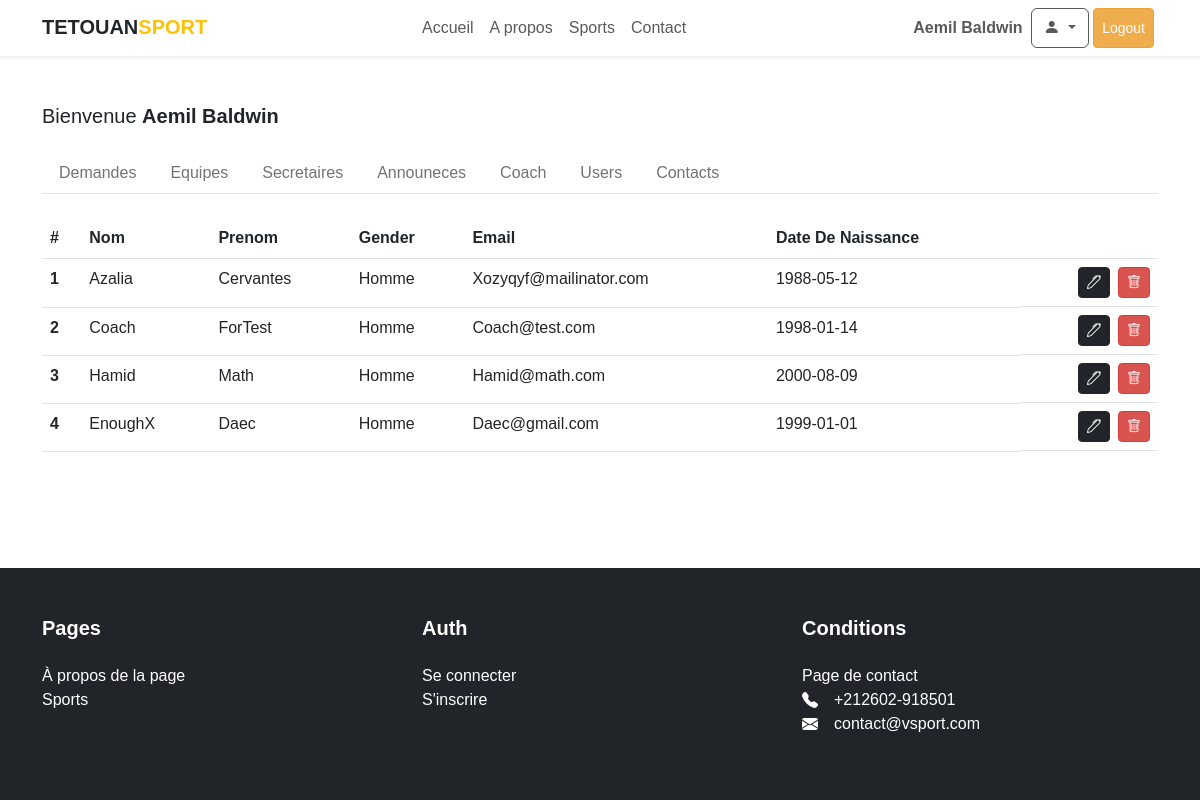
Screenshot of /admin/coach.php (signed in) with the database file from the repository.
### tables this page shows
CREATE TABLE `users` (
  `id` int UNSIGNED NOT NULL,
  `nom` varchar(255) NOT NULL,
  `prenom` varchar(255) NOT NULL,
  `email` varchar(255) NOT NULL,
  `date_naissance` date NOT NULL,
  `gender` varchar(5) NOT NULL DEFAULT 'homme',
  `password` varchar(300) NOT NULL,
  `bio` varchar(255) DEFAULT NULL,
  `role` varchar(10) NOT NULL DEFAULT 'user',
  `created_at` timestamp NOT NULL DEFAULT CURRENT_TIMESTAMP,
  `updated_at` timestamp NOT NULL DEFAULT CURRENT_TIMESTAMP
);

### admin/partials/check-user.php (called while the page is built, shortened)
<?php
require_once __DIR__ . '/../../Models/Coach.php';
require_once __DIR__ . '/../../Models/Contact.php';
$coachObj = new Coach($conn);
?>

### Models/Coach.php (called while the page is built, shortened)
<?php
class Coach
{
    public function getAllCoaches(): array
    {
        $coaches = $this->conn->prepare("SELECT * FROM users WHERE role='coach'");
        $coaches->execute();
        return $coaches->fetchAll(PDO::FETCH_OBJ);
    }
}
?>

### admin/coach.php (the view, shortened to what this page needs)
<?php include __DIR__ . '/partials/check-user.php'; ?>
<!DOCTYPE html>
<html>
<head>
    <?php require_once __DIR__ . '/../partials/head.php'; ?>
</head>
<?php $coach = $coachObj->getAllCoaches(); ?>
<body>
    <div class="main-wrapper">
        <div class="content">
            <?php require_once __DIR__ . '/../partials/nav.php'; ?>
            <main class="container py-5">
                <?php include __DIR__ . '/partials/header.php'; ?>
                <section>
                    <table class="table">
                        <thead>
                            <tr>
                                <th scope="col">#</th>
                                <th scope="col">Nom</th>
                                <th scope="col">Prenom</th>
                                <th scope="col">Gender</th>
                                <th scope="col">Email</th>
                                <th scope="col">Date De Naissance</th>
                                <th scope="col"></th>
                            </tr>
                        </thead>
                        <tbody>
                            <?php if (empty($coach)) : ?>
                                <tr>
                                    <td colspan="7" class="text-center">Aucun Coach</td>
                                </tr>
                            <?php else : ?>
                                <?php foreach ($coach as $index => $onecoach) : ?>
                                    <tr>
                                        <th scope="row"><?= $index + 1 ?></th>
                                        <td>
                                            <?= ucwords($onecoach->nom) ?>
                                        </td>
                                        <td>
                                            <?= ucwords($onecoach->prenom) ?>
                                        </td>
                                        <td>
                                            <?= ucwords($onecoach->gender) ?>
                                        </td>
                                        <td>
                                            <?= ucwords($onecoach->email) ?>
                                        </td>
                                        <td>
                                            <?= ucwords($onecoach->date_naissance) ?>
                                        </td>
                                        <td class="d-flex justify-content-end gap-2">
                                            <a href="coach-edit.php?coach=<?= $onecoach->id ?>" class="btn btn-sm btn-dark"><i class="bi bi-pen"></i></a>
                                            <form method="POST" class="d-inline" onsubmit="return confirm('Are You Sure ?')">
                                                <button type="submit" name="destroy" value="<?= $onecoach->id ?>" class="btn btn-sm btn-danger"><i class="bi bi-trash"></i></button>
                                            </form>
                                        </td>
                                    </tr>
                                <?php endforeach; ?>
                            <?php endif; ?>
                        </tbody>
                    </table>
                </section>
            </main>
        </div>
        <?php require_once __DIR__ . '/../partials/footer.php'; ?>
    </div>
</body>
</html>

### public/css/dropdown.css (style rules this page uses)
.btn-danger { color: #fff; background-color: #d9534f; border-color: #d43f3a; }

### public/css/main.css (style rules this page uses)
html, body, div, span, p { margin: 0; padding: 0; border: 0; line-height: 1.5rem; }
html { box-sizing: border-box; }
*, *::before, *::after { box-sizing: inherit; }
body { line-height: 1; font-family: sans-serif; height: 100%; }
.main-wrapper { display: flex; flex-direction: column; min-height: 100vh; }
.content { flex: 1; }

### rows the page displays
users: nom "Azalia", prenom "Cervantes", gender "Homme", email "Xozyqyf@mailinator.com", date_naissance "1988-05-12", $onecoach->id 43 (drawn)
users: nom "Coach", prenom "ForTest", gender "Homme", email "Coach@test.com", date_naissance "1998-01-14", $onecoach->id 45 (drawn)
users: nom "Hamid", prenom "Math", gender "Homme", email "Hamid@math.com", date_naissance "2000-08-09", $onecoach->id 46 (drawn)
users: nom "EnoughX", prenom "Daec", gender "Homme", email "Daec@gmail.com", date_naissance "1999-01-01", $onecoach->id 48 (drawn)

### other values shown
$_SESSION['user']->name "Aemil Baldwin"
$user->name "Aemil Baldwin"
contactPhone "+212602-918501"
contactEmail "contact@vsport.com"
